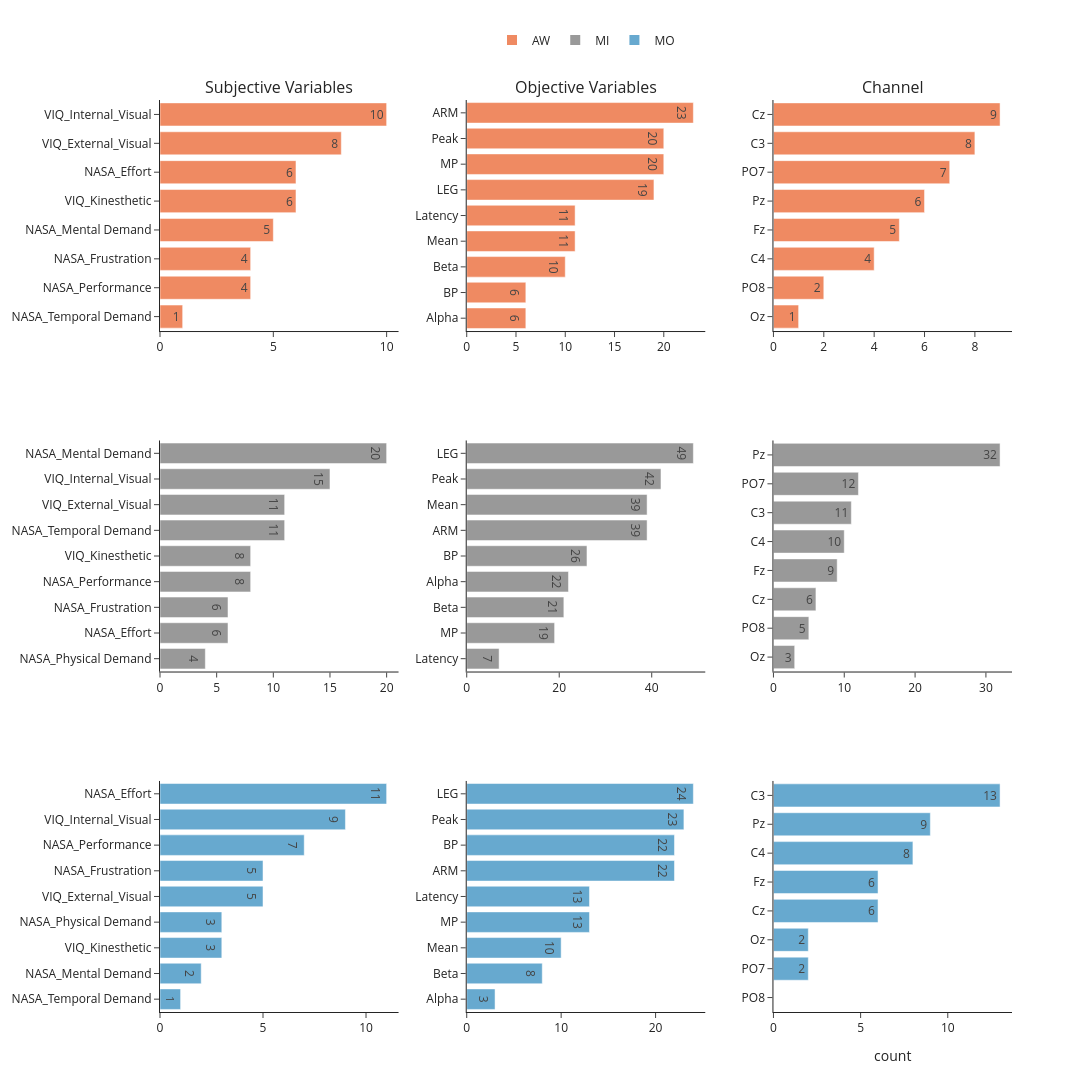

Notebook cell for this chart:
### Code cell
colors = {
    'AW': '#ef8a62',
    'MO': '#67a9cf',
    'MI': '#999999',
    'AW_2': '#613828'
}
task_colors = {
    'AW': colors['AW'],
    'MI': colors['MI'],
    'MO': colors['MO']
}
tasks = ['AW', 'MI', 'MO']

fig = make_subplots(
    rows=3, cols=3,
    subplot_titles=[
        "Subjective Variables", "Objective Variables", "Channel",
        "", "","",
        "", "", "",

    ],
    vertical_spacing=0.12,
    horizontal_spacing=0.08
)

for i, task in enumerate(tasks, start=1):
    df = significant_df[task]
    # Subjective variable counts
    subj_counts = df['Subjective_Variable'].value_counts().reset_index()
    subj_counts_sorted = subj_counts.sort_values('Subjective_Variable')
    fig.add_trace(
        go.Bar(
            y=subj_counts_sorted['index'],
            x=subj_counts_sorted['Subjective_Variable'],
            text=subj_counts_sorted['Subjective_Variable'],
            marker_color=task_colors[task],
            name=f'{task}',
            orientation='h'
        ),
        row=i, col=1
    )
    # Objective variable counts
    obj_series = df['Objective_Variable']
    counts = {
        'ARM': obj_series.str.contains('ARM').sum(),
        'LEG': obj_series.str.contains('LEG').sum(),
        'Alpha': obj_series.str.contains('Alpha').sum(),
        'Beta': obj_series.str.contains('Beta').sum(),
        'BP': obj_series.str.contains('BP').sum(),
        'MP': obj_series.str.contains('MP').sum(),
        'Mean': obj_series.str.contains('mean', case=False).sum(),
        'Peak': obj_series.str.contains('_peak', case=False).sum(),
        'Latency': obj_series.str.contains('latency', case=False).sum()
    }
    counts_sorted = dict(sorted(counts.items(), key=lambda x: x[1]))
    fig.add_trace(
        go.Bar(
            y=list(counts_sorted.keys()),
            x=list(counts_sorted.values()),
            text=list(counts_sorted.values()),
            marker_color=task_colors[task],
            name=f'{task} ob',
            orientation='h'
        ),
        row=i, col=2
    )
    # Channel counts
    channels = ['C3', 'Cz', 'C4', 'PO7', 'Pz', 'PO8', 'Fz', 'Oz']
    ch_count = {ch: obj_series.str.contains(ch).sum() for ch in channels}
    ch_count_sorted = dict(sorted(ch_count.items(), key=lambda x: x[1]))
    fig.add_trace(
        go.Bar(
            y=list(ch_count_sorted.keys()),
            x=list(ch_count_sorted.values()),
            text=list(ch_count_sorted.values()),
            marker_color=task_colors[task],
            name=f'{task} ch',
            orientation='h'
        ),
        row=i, col=3
    )

fig.update_layout(
    height=1200, width=1600,
    showlegend=True,
    legend=dict(
        orientation="h",
        yanchor="bottom",
        y=1.05,
        xanchor="center",
        x=0.5,
        itemsizing='constant'
    ),
    template="simple_white"
)
# Only keep legend entries for MO, MI, AW (one per task)
for trace in fig.data:
    if trace.name not in ['MO', 'MI', 'AW']:
        trace.showlegend = False
fig.update_xaxes(title='count', row=3, col=3)
fig.show()

### Figure 1 — Plotly figure (JSON) as saved in the notebook; plotly's stock layout.template omitted (floating-point values rounded to 4 significant figures)
{"data": [{"marker": {"color": "#ef8a62"}, "name": "AW", "orientation": "h", "text": [1, 4, 4, 5, 6, 6, 8, 10], "type": "bar", "x": [1, 4, 4, 5, 6, 6, 8, 10], "xaxis": "x", "y": ["NASA_Temporal Demand", "NASA_Performance", "NASA_Frustration", "NASA_Mental Demand", "VIQ_Kinesthetic", "NASA_Effort", "VIQ_External_Visual", "VIQ_Internal_Visual"], "yaxis": "y"}, {"marker": {"color": "#ef8a62"}, "name": "AW ob", "orientation": "h", "showlegend": false, "text": ["6", "6", "10", "11", "11", "19", "20", "20", "23"], "type": "bar", "x": [6, 6, 10, 11, 11, 19, 20, 20, 23], "xaxis": "x2", "y": ["Alpha", "BP", "Beta", "Mean", "Latency", "LEG", "MP", "Peak", "ARM"], "yaxis": "y2"}, {"marker": {"color": "#ef8a62"}, "name": "AW ch", "orientation": "h", "showlegend": false, "text": ["1", "2", "4", "5", "6", "7", "8", "9"], "type": "bar", "x": [1, 2, 4, 5, 6, 7, 8, 9], "xaxis": "x3", "y": ["Oz", "PO8", "C4", "Fz", "Pz", "PO7", "C3", "Cz"], "yaxis": "y3"}, {"marker": {"color": "#999999"}, "name": "MI", "orientation": "h", "text": [4, 6, 6, 8, 8, 11, 11, 15, 20], "type": "bar", "x": [4, 6, 6, 8, 8, 11, 11, 15, 20], "xaxis": "x4", "y": ["NASA_Physical Demand", "NASA_Effort", "NASA_Frustration", "NASA_Performance", "VIQ_Kinesthetic", "NASA_Temporal Demand", "VIQ_External_Visual", "VIQ_Internal_Visual", "NASA_Mental Demand"], "yaxis": "y4"}, {"marker": {"color": "#999999"}, "name": "MI ob", "orientation": "h", "showlegend": false, "text": ["7", "19", "21", "22", "26", "39", "39", "42", "49"], "type": "bar", "x": [7, 19, 21, 22, 26, 39, 39, 42, 49], "xaxis": "x5", "y": ["Latency", "MP", "Beta", "Alpha", "BP", "ARM", "Mean", "Peak", "LEG"], "yaxis": "y5"}, {"marker": {"color": "#999999"}, "name": "MI ch", "orientation": "h", "showlegend": false, "text": ["3", "5", "6", "9", "10", "11", "12", "32"], "type": "bar", "x": [3, 5, 6, 9, 10, 11, 12, 32], "xaxis": "x6", "y": ["Oz", "PO8", "Cz", "Fz", "C4", "C3", "PO7", "Pz"], "yaxis": "y6"}, {"marker": {"color": "#67a9cf"}, "name": "MO", "orientation": "h", "text": [1, 2, 3, 3, 5, 5, 7, 9, 11], "type": "bar", "x": [1, 2, 3, 3, 5, 5, 7, 9, 11], "xaxis": "x7", "y": ["NASA_Temporal Demand", "NASA_Mental Demand", "VIQ_Kinesthetic", "NASA_Physical Demand", "VIQ_External_Visual", "NASA_Frustration", "NASA_Performance", "VIQ_Internal_Visual", "NASA_Effort"], "yaxis": "y7"}, {"marker": {"color": "#67a9cf"}, "name": "MO ob", "orientation": "h", "showlegend": false, "text": ["3", "8", "10", "13", "13", "22", "22", "23", "24"], "type": "bar", "x": [3, 8, 10, 13, 13, 22, 22, 23, 24], "xaxis": "x8", "y": ["Alpha", "Beta", "Mean", "MP", "Latency", "ARM", "BP", "Peak", "LEG"], "yaxis": "y8"}, {"marker": {"color": "#67a9cf"}, "name": "MO ch", "orientation": "h", "showlegend": false, "text": ["0", "2", "2", "6", "6", "8", "9", "13"], "type": "bar", "x": [0, 2, 2, 6, 6, 8, 9, 13], "xaxis": "x9", "y": ["PO8", "PO7", "Oz", "Cz", "Fz", "C4", "Pz", "C3"], "yaxis": "y9"}], "layout": {"annotations": [{"font": {"size": 16}, "showarrow": false, "text": "Subjective Variables", "x": 0.14, "xanchor": "center", "xref": "paper", "y": 1, "yanchor": "bottom", "yref": "paper"}, {"font": {"size": 16}, "showarrow": false, "text": "Objective Variables", "x": 0.5, "xanchor": "center", "xref": "paper", "y": 1, "yanchor": "bottom", "yref": "paper"}, {"font": {"size": 16}, "showarrow": false, "text": "Channel", "x": 0.86, "xanchor": "center", "xref": "paper", "y": 1, "yanchor": "bottom", "yref": "paper"}], "height": 1200, "legend": {"itemsizing": "constant", "orientation": "h", "x": 0.5, "xanchor": "center", "y": 1.05, "yanchor": "bottom"}, "showlegend": true, "width": 1600, "xaxis": {"anchor": "y", "domain": [0, 0.28]}, "xaxis2": {"anchor": "y2", "domain": [0.36, 0.64]}, "xaxis3": {"anchor": "y3", "domain": [0.72, 1]}, "xaxis4": {"anchor": "y4", "domain": [0, 0.28]}, "xaxis5": {"anchor": "y5", "domain": [0.36, 0.64]}, "xaxis6": {"anchor": "y6", "domain": [0.72, 1]}, "xaxis7": {"anchor": "y7", "domain": [0, 0.28]}, "xaxis8": {"anchor": "y8", "domain": [0.36, 0.64]}, "xaxis9": {"anchor": "y9", "domain": [0.72, 1], "title": {"text": "count"}}, "yaxis": {"anchor": "x", "domain": [0.7467, 1]}, "yaxis2": {"anchor": "x2", "domain": [0.7467, 1]}, "yaxis3": {"anchor": "x3", "domain": [0.7467, 1]}, "yaxis4": {"anchor": "x4", "domain": [0.3733, 0.6267]}, "yaxis5": {"anchor": "x5", "domain": [0.3733, 0.6267]}, "yaxis6": {"anchor": "x6", "domain": [0.3733, 0.6267]}, "yaxis7": {"anchor": "x7", "domain": [0, 0.2533]}, "yaxis8": {"anchor": "x8", "domain": [0, 0.2533]}, "yaxis9": {"anchor": "x9", "domain": [0, 0.2533]}}}
